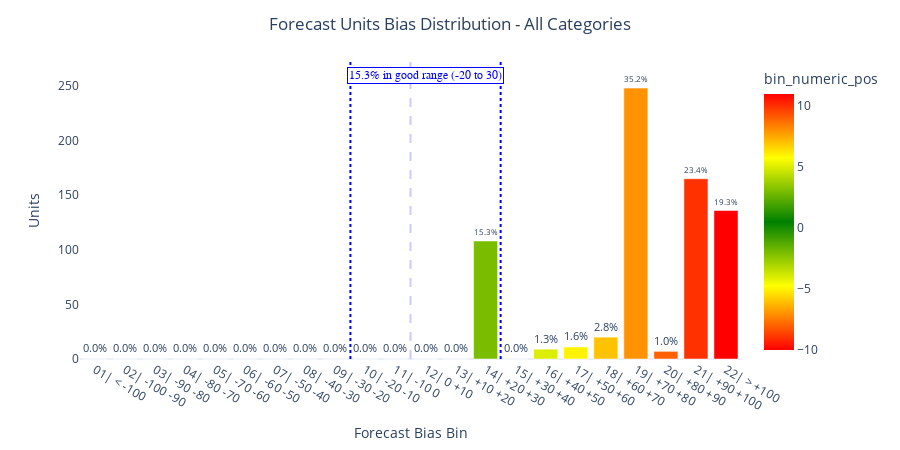

The notebook cell saved with this chart:
### Code cell
FEVAL.plot_accuracy_distribution(evaluation_data_category, method=METHOD).show()

### Figure 1 — Plotly figure (JSON) as saved in the notebook; plotly's stock layout.template omitted (floating-point values rounded to 4 significant figures)
{"data": [{"alignmentgroup": "True", "hovertemplate": "Forecast Bias Bin=%{x}<br>Units=%{y}<br>percentage_of_target=%{text}<br>bin_numeric_pos=%{marker.color}<extra></extra>", "legendgroup": "", "marker": {"color": [-10, -9, -8, -7, -6, -5, -4, -3, -2, -1, 0, 1, 2, 3, 4, 5, 6, 7, 8, 9, 10, 11], "coloraxis": "coloraxis", "pattern": {"shape": ""}}, "name": "", "offsetgroup": "", "orientation": "v", "showlegend": false, "text": [0, 0, 0, 0, 0, 0, 0, 0, 0, 0, 0, 0, 0, 15.3, 0, 1.3, 1.6, 2.8, 35.2, 1, 23.4, 19.3], "textposition": "outside", "texttemplate": "%{text:.1f}%", "type": "bar", "x": ["01| < -100", "02| -100 -90", "03| -90 -80", "04| -80 -70", "05| -70 -60", "06| -60 -50", "07| -50 -40", "08| -40 -30", "09| -30 -20", "10| -20 -10", "11| -10 0", "12| 0 +10", "13| +10 +20", "14| +20 +30", "15| +30 +40", "16| +40 +50", "17| +50 +60", "18| +60 +70", "19| +70 +80", "20| +80 +90", "21| +90 +100", "22| > +100"], "xaxis": "x", "y": [0, 0, 0, 0, 0, 0, 0, 0, 0, 0, 0, 0, 0, 108, 0, 9, 11, 20, 248, 7, 165, 136], "yaxis": "y"}], "layout": {"annotations": [{"bgcolor": "white", "bordercolor": "#0000ff", "borderwidth": 1, "font": {"color": "#0000ff", "family": "Arial", "size": 12}, "showarrow": false, "text": "15.3% in good range (-20 to 30)", "x": 11, "y": 259.2}], "barmode": "relative", "coloraxis": {"colorbar": {"title": {"text": "bin_numeric_pos"}}, "colorscale": [[0, "red"], [0.25, "yellow"], [0.5, "green"], [0.75, "yellow"], [1, "red"]]}, "height": 450, "legend": {"tracegroupgap": 0}, "margin": {"t": 60}, "shapes": [{"line": {"color": "#ccccff", "dash": "dash"}, "type": "line", "x0": 10.5, "x1": 10.5, "y0": 0, "y1": 272.8}, {"line": {"color": "#0000ff", "dash": "dot"}, "type": "line", "x0": 8.5, "x1": 8.5, "y0": 0, "y1": 272.8}, {"line": {"color": "#0000ff", "dash": "dot"}, "type": "line", "x0": 13.5, "x1": 13.5, "y0": 0, "y1": 272.8}], "title": {"text": "Forecast Units Bias Distribution - All Categories", "x": 0.5}, "width": 900, "xaxis": {"anchor": "y", "domain": [0, 1], "showgrid": false, "title": {"text": "Forecast Bias Bin"}}, "yaxis": {"anchor": "x", "domain": [0, 1], "showgrid": false, "title": {"text": "Units"}}}}
